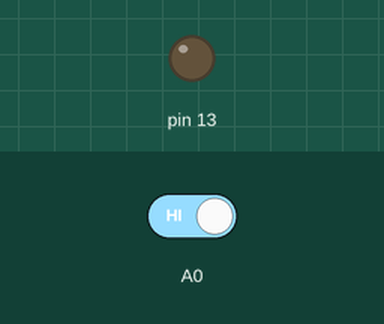
This sketch was run on a simulated Arduino Uno, built with avr-gcc and run on an emulated ATmega328P. Parts: output pins drawn as LEDs (lit = HIGH). Inputs (shaded band) come from the test bench; at power-on: A0 HIGH.

Above: at 1.2 s.
1.3 s: A0 driven LOW
At 2.1 s:
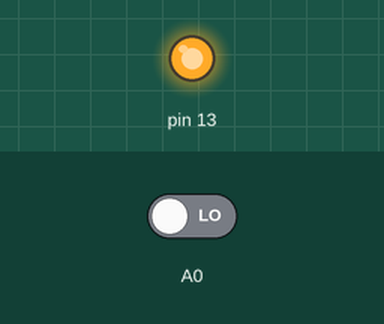
Timing chart, 0 to 4.3 s (numbered marks = the images above; inputs shaded):
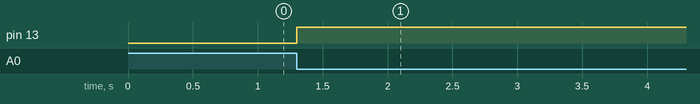

The sketch:

6_button_pin_change_interrupt.ino
```cpp
//pin change interrupt attached to pin A0 and driven by button of encoder

volatile byte button = 0;

void setup()
{
  PCICR |= B00000010;
  PCMSK1 |= B00000001;
  pinMode(13, OUTPUT);
}

void loop()
{


    digitalWrite(13, button);
}

ISR (PCINT1_vect)
{
  if (!digitalRead(A0))
  {
    button = !button;
  }
}
```

Measured:
- after the input at 1.3 s, pin 13: LOW → HIGH at once
